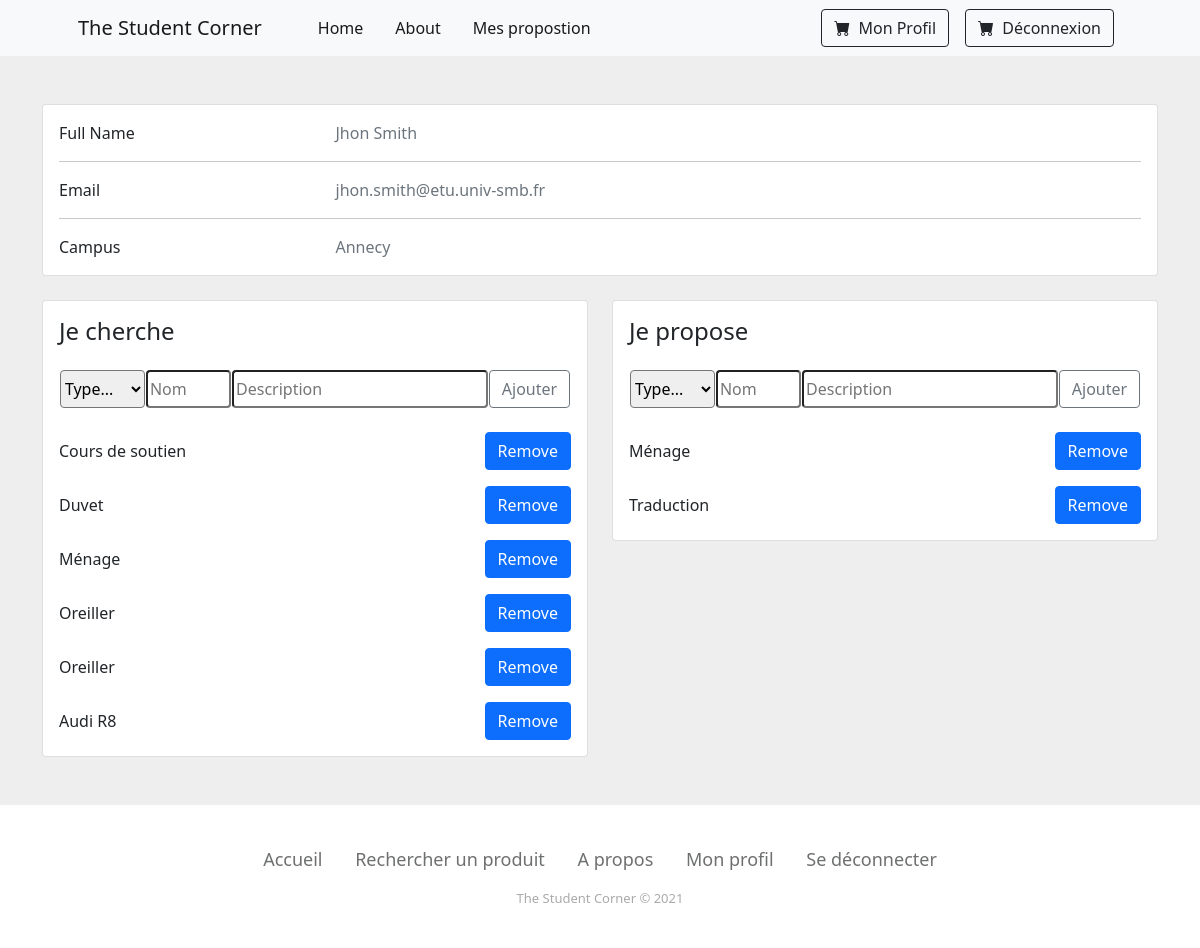
Screenshot of /?r=user/profil (signed in) with the database file from the repository.
### tables this page shows
CREATE TABLE IF NOT EXISTS produit (
    idproduit int(11) NOT NULL AUTO_INCREMENT,
    nom varchar(100) NOT NULL,
    description varchar(100) NOT NULL,
    type int(11) NOT NULL,
    PRIMARY KEY (idproduit)
);

### controller/Controller.php (called while the page is built, shortened)
<?php
class Controller {
	public function render($view, $d=null) {
		$controller = get_class($this);
		$model = substr($controller, 0,
		strpos($controller, "Controller"));
		$data = $d;
		include_once "view/header.php";
		include_once "view/".strtolower($model)."/".$view.".php";
		include_once "view/footer.php";
	}
}

### controller/UserController.php (called while the page is built, shortened)
<?php
class UserController extends Controller implements IObservable {
  public function profil(){
    $user = unserialize($_SESSION["user"]);
    $offres = $user->getOffres();
    $demandes = $user->getDemandes();
    $this->render("profil", ["user"=>$user,"offres"=>$offres,"demandes"=>$demandes]);
  }
}

### index.php (called while the page is built, shortened)
<?php
include_once "db.php";
include_once "tools.php";
include_once "controller/route.php";

### model/Model.php (called while the page is built, shortened)
<?php
class Model {
	public function __construct($id=null) {
		$class = get_class($this);
		$table = strtolower($class);
		if ($id != null) {
			$st = db()->prepare("select * from $table where id$table=:id");
			$st->bindValue(":id", $id);
			$st->execute();
		}
	}
	public function __get($fieldName) {
		$varName = "_".$fieldName;
		if (property_exists(get_class($this), $varName))
			return $this->$varName;
		else {
			throw new Exception("Unknown variable: ".$fieldName." in ".get_class($this));
		}
	}
	public function __set($fieldName, $value) {
		$varName = "_".$fieldName;
		if ($value !== null) {
			if (property_exists(get_class($this), $varName)) {
				$class = get_class($this);
				$table = strtolower($class);
				$id = "_id".$fieldName;
				if (isset($value->$id)) {
					$st = db()->prepare("update $table set id$fieldName=:val where id$table=:id");
					$id = substr($id, 1);
					$st->bindValue(":val", $value->$id);
				} else {
					$st = db()->prepare("update $table set $fieldName=:val where id$table=:id");
				}
			} else {
				throw 	new Exception("Unknown variable: ".$fieldName. " in ".get_class($this));
			}
		}
	}
}

### db.php (called while the page is built)
<?php
$db = new PDO("mysql:host=localhost;dbname=info732","root","");
$db->exec("SET NAMES 'utf8';");
function db() { global $db; return $db; }

### model/Utilisateur.php (called while the page is built, shortened)
<?php
class Utilisateur extends Model {
	public function getOffres() {
		$st = db()->prepare("SELECT * from offre WHERE idutilisateur = :idutilisateur");
		$st->bindValue(":idutilisateur", $this->idutilisateur);
		$st->execute();
		$offres = array();
		while($row = $st->fetch(PDO::FETCH_ASSOC)) {
			$offres[] = new Produit($row['idoffre']);
		}
		return $offres;
	}
	public function getDemandes() {
		$st = db()->prepare("SELECT * from demande WHERE idutilisateur = :idutilisateur");
		$st->bindValue(":idutilisateur", $this->idutilisateur);
		$st->execute();
		$demandes = array();
		while($row = $st->fetch(PDO::FETCH_ASSOC)) {
			$demandes[] = new Produit($row['iddemande']);
		}
		return $demandes;
	}
}

### tools.php (called while the page is built, shortened)
<?php
spl_autoload_register(function($name) {
	$dir = "model";
	if (strpos($name,"Controller") !== FALSE)
		$dir = "controller";
	$path = $dir."/".$name.".php";
});

### view/user/profil.php (the view)
<section style="background-color: #eee;">
  <div class="container py-5">
    <div class="row mb-4 d-flex justify-content-center">
		<div class="col-md-12">
			<div class="card mb-4 mb-md-0">
				<div class="card-body">
					<div class="row">
						<div class="col-sm-3">
							<p class="mb-0">Full Name</p>
						</div>
						<div class="col-sm-9">
							<p class="text-muted mb-0"><?php print($data["user"]->prenom." ".$data["user"]->nom); ?></p>
						</div>
					</div>
					<hr>
					<div class="row">
						<div class="col-sm-3">
							<p class="mb-0">Email</p>
						</div>
						<div class="col-sm-9">
							<p class="text-muted mb-0"><?php print($data["user"]->email); ?></p>
						</div>
					</div>
					<hr>
					<div class="row">
						<div class="col-sm-3">
							<p class="mb-0">Campus</p>
						</div>
						<div class="col-sm-9">
						<p class="text-muted mb-0"><?php print($data["user"]->idcampus->nom_campus); ?></p>
						</div>
					</div>
				</div>
			</div>
		</div>
	</div>
	<div class="row d-flex justify-content-center">
		<?php
			foreach(["Je cherche" => "demandes", "Je propose" => "offres"] as $title => $name){
				echo <<<html
				<div class="col-md-6">
				<div class="card mb-4 mb-md-0">
					<div class="card-body">
						<h4 class="mb-4">$title</h4>
						<div class="row mb-4 d-flex justify-content-center">
							<form class="col-md-12" action=".?r=user/profil" method="post" id="addProductForm">
								<input type="hidden" value="addProduct" name="action" />
								<input type="hidden" value="$name" name="to" />
								<div class="input-group d-flex justify-content-around">
									<select name="type" class="col-md-2 rounded">
										<option selected>Type...</option>
										<option value="1">Service</ option>
										<option value="2">Produit</option>
									</select>
									<input type="text" id="nom" name="nom" placeholder="Nom" class="col-md-2 rounded" />
									<input type="text" id="desc" name="desc" placeholder="Description" class="col-md-6 rounded" />
									<div class="input-group-append">
										<button class="btn btn-outline-secondary" type="submit" nmae="submit">Ajouter</button>
									</div>
								</div>
							</form>
						</div>
				html;
				foreach($data[$name] as $d){
					echo <<<hop
					<div class="d-flex justify-content-between mt-3">
						<p class="mb-0 align-self-center">$d->nom</p>
						<button type="button" class="btn btn-primary btn-floating btn-remove" data-id="$d->idproduit">Remove</button>
					</div>
					hop;
				};
				echo <<<html
						</div>
					</div>
				</div>
				html;
			};
		?>
    </div>
  </div>
</section>

### rows the page displays
produit: nom "Cours de soutien"
produit: nom "Duvet"
produit: nom "Ménage"
produit: nom "Oreiller"
produit: nom "Oreiller"
produit: nom "Audi R8"
produit: nom "Traduction"

### other values shown
$data["user"]->prenom "Jhon"
$data["user"]->nom "Smith"
$data["user"]->email "jhon.smith@etu.univ-smb.fr"
$data["user"]->idcampus->nom_campus "Annecy"
$title "Je cherche"
$title "Je propose"
